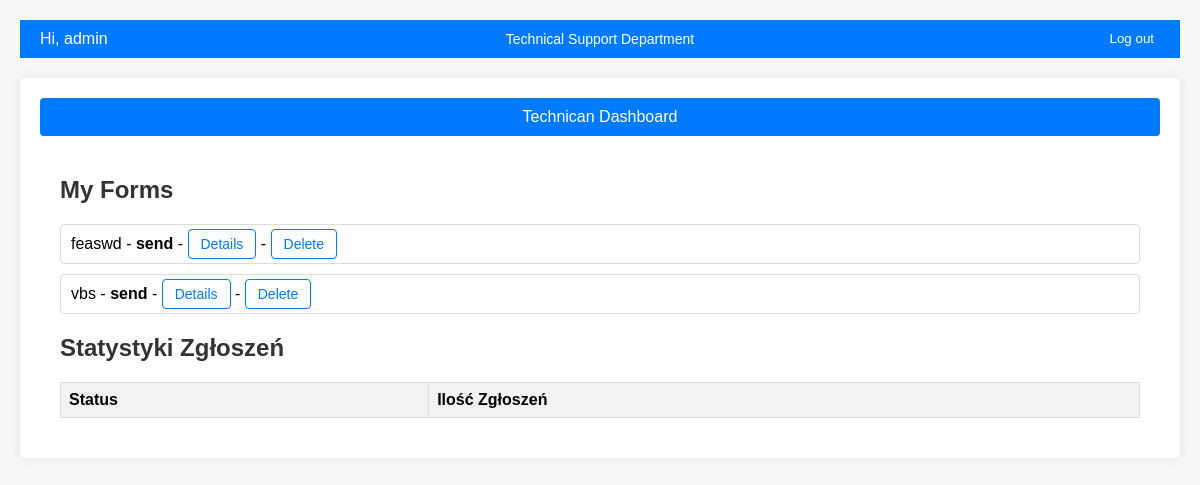
/technik_dashboard/ (signed in), run on an earlier commit of the app's database.
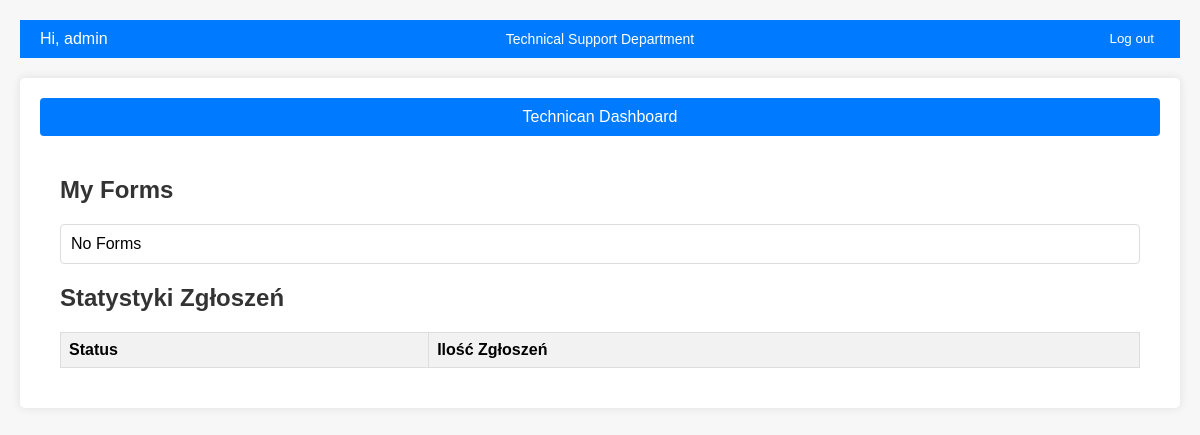
And on a later commit of the database.
### base/models.py (models this page shows)
class Ticket(models.Model):
    STATUS_CHOICES = (
        ('Send', 'Wysłane'),
        ('Open', 'Otwarte'),
        ('Reviewed', 'Ocenione'),
        ('Closed', 'Zamknięte'),
    )
    ticket_id = models.UUIDField(default=uuid.uuid4, editable=False, unique=True)
    title = models.CharField(max_length=200)
    description = models.TextField(max_length=2000)
    answer = models.TextField(max_length=2000, null=True, blank=True)
    status = models.CharField(max_length=20, choices=STATUS_CHOICES, default='Send')
    created_at = models.DateTimeField(auto_now_add=True)
    author = models.ForeignKey(User, on_delete=models.CASCADE)
    technik = models.ForeignKey(User, on_delete=models.CASCADE, related_name='technik', null=True, blank=True)
    image = models.ImageField(upload_to='images/')

### base/views.py (the view)
# urls.py: path('technik_dashboard/', views.technik_dashboard, name = 'technik_dashboard'),
@login_required
def technik_dashboard(request):
    tickets = Ticket.objects.filter(technik=request.user)
    return render (request, 'technik_dashboard.html', {'tickets': Ticket.objects.filter(technik=request.user)})

### base/templates/technik_dashboard.html
{% extends 'dashboard.html' %}
{% block content %}
    <div class="dashboard-header">Technican Dashboard</div>
    <div class="dashboard-content">
        {% include 'my_tickets.html' %}
        {% include 'ticket_stats.html' %}
    </div>
{% endblock %}

### base/templates/my_tickets.html (shortened to what this page needs)
<!DOCTYPE html>
{% load static %}
<html lang="en">
<head>
    <link rel="stylesheet" href="{% static 'style_my_tickets.css' %}"/>
</head>
<body>
    <h2>My Forms</h2>
    <ul>
        {% for ticket in tickets %}
            <li>
                {{ ticket.title }} - <span class="status">{{ ticket.status }}</span> - <a href="{% url 'view_ticket' ticket.ticket_id %}">Details</a> - <a href="{% url 'delete_ticket' ticket.ticket_id %}" onclick="return confirm('Are you sure you want to delete your form?');">Delete</a>
            </li>
        {% empty %}
            <li>No Forms</li>
        {% endfor %}
    </ul>
</body>
</html>

What changed in the data, as far as the page shows it:
removed Ticket: title "feaswd", status "send"
removed Ticket: title "vbs", status "send"
Also different on the page:
text now shown: "No Forms"
